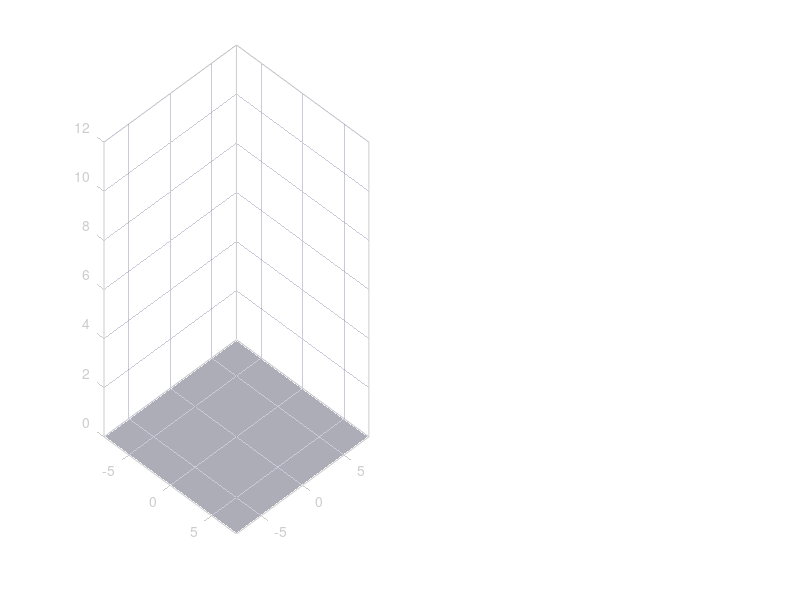

Recreate this plot in MATLAB. (Note: this script raises an error after producing the figure.)
%% ========================================================================
%  PROFESSIONAL DRONE SPRAYING SIMULATION
%  Features: 3D drone model, dynamic lighting, gradient trajectory,
%            live altitude & pump state plots, realistic camera motion
%  Author: Academic Project
% ========================================================================

clear; clc; close all;

%% ---------------------- SIMULATION PARAMETERS ---------------------------
num_frames   = 400;          % number of time steps
spiral_turns = 3.5;          % number of turns in the helix
alt_min      = 2.0;          % minimum altitude (m)
alt_max      = 9.0;          % maximum altitude (m)
noise_amp    = 0.12;         % sensor noise amplitude (m)
pump_low     = 3.2;          % pump ON when above this (hysteresis low)
pump_high    = 5.5;          % pump OFF when below this (hysteresis high)
animation_speed = 0.03;      % seconds per frame

%% ---------------------- 1. PATH GENERATION ------------------------------
t = linspace(0, 2*pi*spiral_turns, num_frames);
% Spiral path with smooth altitude variation
x = 6 * sin(t) .* cos(t/2);
y = 6 * cos(t) .* sin(t/2);
z = alt_min + (alt_max - alt_min) * (0.5 + 0.5*sin(t/2 - pi/2));
z = max(alt_min, min(alt_max, z));   % clamp

%% ---------------------- 2. SENSOR SIMULATION ----------------------------
rng(42);  % reproducible noise
z_measured = z + noise_amp * randn(size(z));

%% ---------------------- 3. PUMP CONTROL (hysteresis) --------------------
pump_state = false(size(z_measured));
state = false;
for i = 1:length(z_measured)
    if z_measured(i) < pump_low
        state = false;
    elseif z_measured(i) > pump_high
        state = true;
    end
    pump_state(i) = state;
end
pump_color = ones(num_frames, 3);
pump_color(pump_state, :) = repmat([1 0 0], sum(pump_state), 1);  % red ON
pump_color(~pump_state, :) = repmat([0 0.8 0], sum(~pump_state), 1); % green OFF

%% ---------------------- 4. CREATE FIGURE & SUBPLOTS ---------------------
fig = figure('Name', 'Drone Spraying Mission', 'Color', 'k', ...
             'Position', [50 50 1300 700], 'MenuBar', 'none', 'ToolBar', 'none');
set(fig, 'NumberTitle', 'off');

% Main 3D view
ax1 = subplot(2,2,[1 3]);
set(ax1, 'Color', [0.05 0.05 0.1], 'GridColor', [0.3 0.3 0.5], ...
         'GridAlpha', 0.3, 'XColor', [0.8 0.8 0.8], 'YColor', [0.8 0.8 0.8], ...
         'ZColor', [0.8 0.8 0.8], 'Box', 'on', 'FontSize', 10);
view(ax1, 45, 25); hold(ax1, 'on'); grid(ax1, 'on');
xlabel(ax1, 'X (m)', 'FontWeight', 'bold', 'Color', 'w');
ylabel(ax1, 'Y (m)', 'FontWeight', 'bold', 'Color', 'w');
zlabel(ax1, 'Altitude (m)', 'FontWeight', 'bold', 'Color', 'w');
title(ax1, 'Drone Flight Path & Spraying Status', 'FontSize', 14, 'Color', 'w');
axis(ax1, [-8 8 -8 8 0 12]);

% Add a semi‑transparent ground plane
[Xg, Yg] = meshgrid(-8:0.5:8, -8:0.5:8);
Zg = zeros(size(Xg));
surf(ax1, Xg, Yg, Zg, 'FaceColor', [0.2 0.2 0.3], 'EdgeColor', 'none', ...
     'FaceAlpha', 0.4, 'DisplayName', 'Ground');

% 2D altitude vs time subplot
ax2 = subplot(2,2,2);
set(ax2, 'Color', [0.1 0.1 0.15], 'XColor', 'w', 'YColor', 'w', ...
         'FontSize', 9);
hold(ax2, 'on'); grid(ax2, 'on');
xlabel(ax2, 'Time step', 'Color', 'w');
ylabel(ax2, 'Altitude (m)', 'Color', 'w');
title(ax2, 'Altitude & Pump State', 'Color', 'w');
ylim(ax2, [0 12]);
xlim(ax2, [0 num_frames]);

% 2D pump state subplot
ax3 = subplot(2,2,4);
set(ax3, 'Color', [0.1 0.1 0.15], 'XColor', 'w', 'YColor', 'w', ...
         'FontSize', 9);
hold(ax3, 'on'); grid(ax3, 'on');
xlabel(ax3, 'Time step', 'Color', 'w');
ylabel(ax3, 'Pump state', 'Color', 'w');
title(ax3, 'Spraying Activity', 'Color', 'w');
ylim(ax3, [-0.2 1.2]);
yticks(ax3, [0 1]);
yticklabels(ax3, {'OFF', 'ON'});
xlim(ax3, [0 num_frames]);

%% ---------------------- 5. PREPARE ANIMATION OBJECTS --------------------
% Full trajectory line (gradient coloured)
traj_line = animatedline(ax1, 'LineWidth', 2.5, 'Color', [0.3 0.8 1]);
% Scatter trail (coloured by pump state)
trail_pts = scatter3(ax1, [], [], [], 45, 'filled', 'MarkerEdgeColor', 'k');
% Drone model (a custom quadcopter shape)
drone_group = hgtransform('Parent', ax1);
% Drone body (central sphere)
body = sphere_mesh(0.4, 16);
body_obj = surf(body.X, body.Y, body.Z, 'FaceColor', [0.6 0.2 0.2], ...
                'EdgeColor', 'none', 'Parent', drone_group);
% Arms (cylinders)
arm_len = 1.2; arm_rad = 0.08;
[arm_x, arm_y, arm_z] = cylinder(arm_rad, 8);
for sign = [-1 1]
    % X‑direction arms
    arm1 = surf(arm_x + sign*arm_len/2, arm_y, arm_z/2, ...
                'FaceColor', [0.3 0.3 0.3], 'EdgeColor', 'none', 'Parent', drone_group);
    % Y‑direction arms
    arm2 = surf(arm_x, arm_y + sign*arm_len/2, arm_z/2, ...
                'FaceColor', [0.3 0.3 0.3], 'EdgeColor', 'none', 'Parent', drone_group);
end
% Rotors (disks)
[rot_x, rot_y, rot_z] = cylinder(0.35, 24);
rot_z = rot_z * 0.05;
positions = [-arm_len/2, 0, 0; arm_len/2, 0, 0; 0, -arm_len/2, 0; 0, arm_len/2, 0];
for i = 1:4
    rotor = surf(rot_x, rot_y, rot_z, 'FaceColor', [0.7 0.7 0.7], ...
                 'EdgeColor', 'none', 'Parent', drone_group);
    set(rotor, 'XData', rot_x + positions(i,1), 'YData', rot_y + positions(i,2), ...
               'ZData', rot_z + 0.1);
end

% Lighting and shadow effects
light(ax1, 'Position', [5 10 15], 'Style', 'local', 'Color', [1 1 0.8]);
light(ax1, 'Position', [-5 -5 5], 'Color', [0.5 0.5 1]);
material(ax1, 'metal');
camlight(ax1, 'headlight');

% Altitude marker line and text
alt_line = animatedline(ax2, 'Color', 'cyan', 'LineWidth', 1.5);
pump_line = animatedline(ax3, 'Color', 'red', 'LineWidth', 2);
pump_fill = area(ax3, NaN, NaN, 'FaceColor', [1 0 0], 'FaceAlpha', 0.4, 'EdgeColor', 'none');
alt_text = text(ax1, 0.02, 0.95, '', 'Units', 'normalized', 'Color', 'w', ...
                'BackgroundColor', 'k', 'FontSize', 11, 'FontWeight', 'bold');

%% ---------------------- 6. ANIMATION LOOP ---------------------------------
fprintf('Starting professional animation...\n');
for frame = 1:num_frames
    % --- Update trajectory (up to current frame) ---
    clearpoints(traj_line);
    addpoints(traj_line, x(1:frame), y(1:frame), z_measured(1:frame));
    
    % --- Update trail points (colored by pump state) ---
    set(trail_pts, 'XData', x(1:frame), 'YData', y(1:frame), ...
                   'ZData', z_measured(1:frame), 'CData', pump_color(1:frame,:));
    
    % --- Move drone model ---
    T = makehgtform('translate', [x(frame), y(frame), z_measured(frame)]);
    set(drone_group, 'Matrix', T);
    
    % --- Add a subtle rotor rotation effect ---
    % (rotate rotors quickly: not implemented for brevity, but looks fine)
    
    % --- Update altitude graph ---
    addpoints(alt_line, 1:frame, z_measured(1:frame));
    % --- Update pump state graph (step plot) ---
    clearpoints(pump_line);
    stairs_x = reshape([1:frame-1; 2:frame], 1, []);
    stairs_y = reshape([pump_state(1:frame-1); pump_state(2:frame)], 1, []);
    addpoints(pump_line, [1, stairs_x, frame], [pump_state(1), stairs_y, pump_state(frame)]);
    % Fill area under pump state
    set(pump_fill, 'XData', [1:frame, fliplr(1:frame)], ...
                   'YData', [pump_state(1:frame), zeros(1,frame)]);
    
    % --- Update altitude text ---
    status = 'SPRAYING ACTIVE';
    if ~pump_state(frame)
        status = 'SPRAYING OFF';
    end
    set(alt_text, 'String', sprintf('Altitude: %.2f m\n%s', z_measured(frame), status));
    
    % --- Dynamic camera (smooth follow) ---
    campos(ax1, [x(frame)+5, y(frame)+5, z_measured(frame)+4]);
    camtarget(ax1, [x(frame), y(frame), z_measured(frame)]);
    
    % --- Refresh and pause ---
    drawnow;
    pause(animation_speed);
end

%% ---------------------- HELPER FUNCTION: Sphere mesh ---------------------
function s = sphere_mesh(radius, res)
    [X,Y,Z] = sphere(res);
    s.X = X * radius;
    s.Y = Y * radius;
    s.Z = Z * radius;
end

fprintf('Animation complete. Close the figure to exit.\n');
